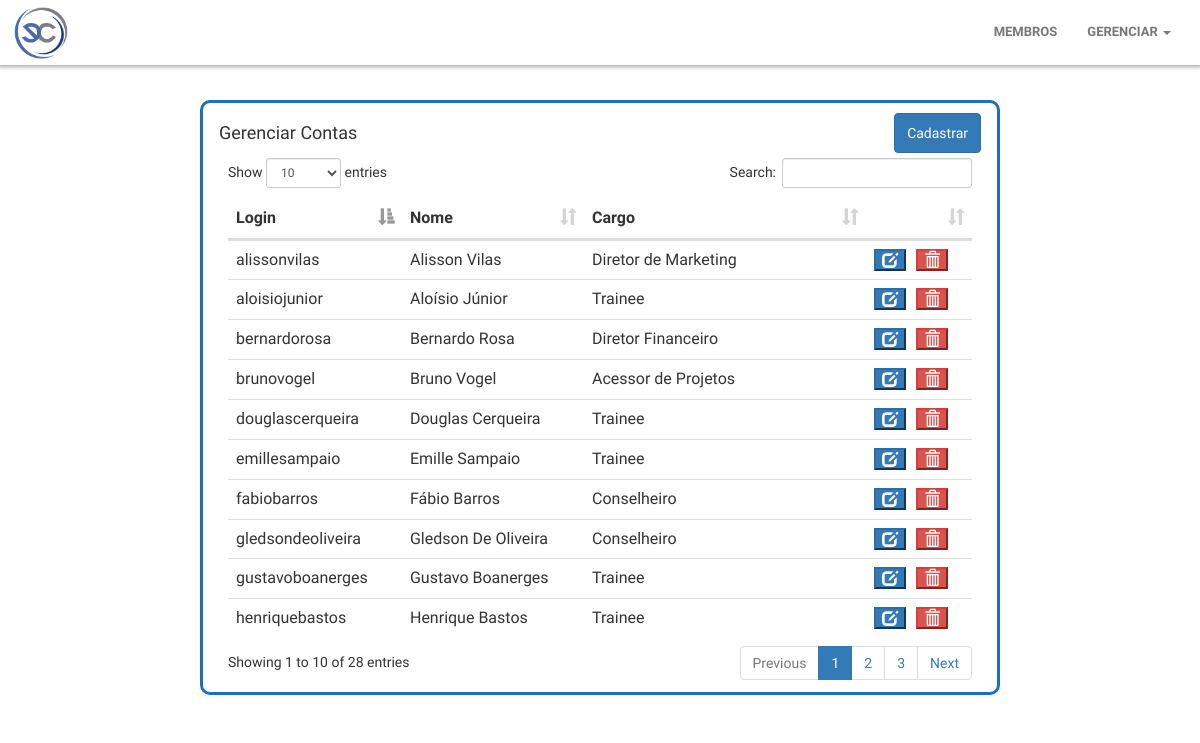
/view/contas.php, run on an earlier commit of the app's database.
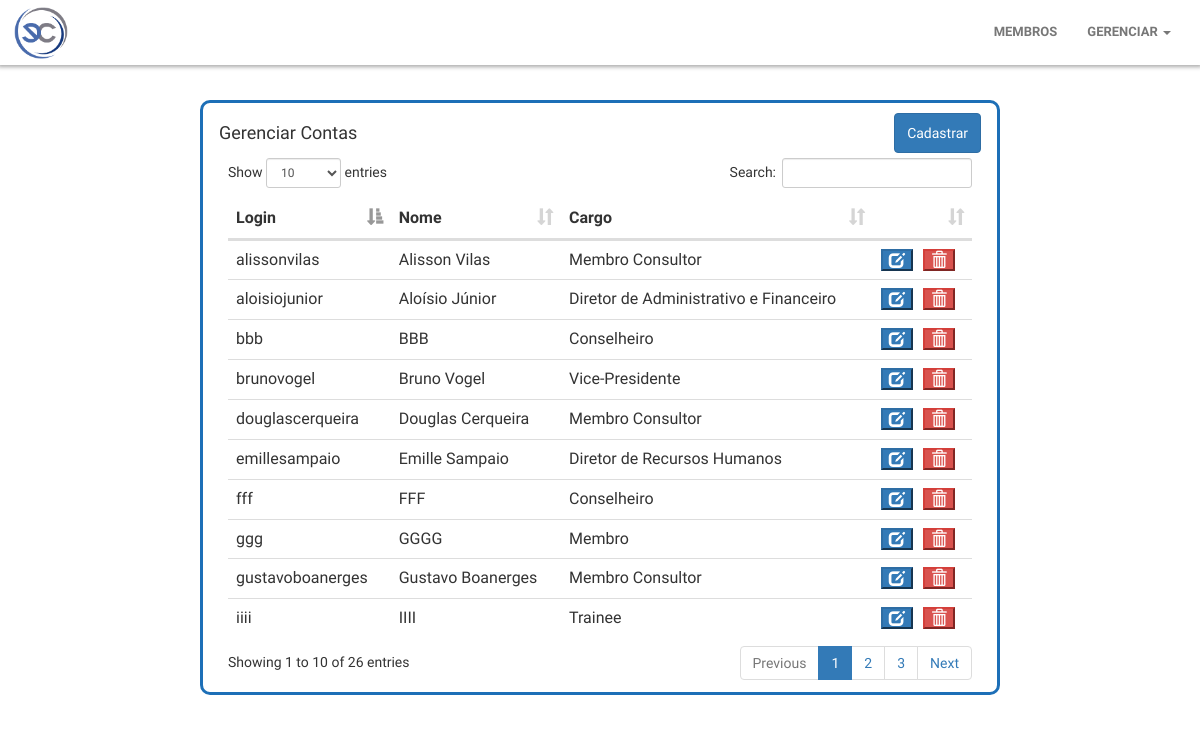
And on a later commit of the database.
### tables this page shows
CREATE TABLE `usuarios` (
  `id` int(16) NOT NULL,
  `login` varchar(255) NOT NULL,
  `password` varchar(255) NOT NULL,
  `name` varchar(255) NOT NULL,
  `occupation` varchar(255) NOT NULL,
  `score` int(16) NOT NULL,
  `history` varchar(255) NOT NULL,
  `privilege` tinyint(1) NOT NULL
);

### controller/MembrosController.class.php (called while the page is built, shortened)
<?php
	class MembrosController {
		public function getContas(){
			$contas = [];
			$conn = Connection::getInstance();
			$query = "SELECT * FROM usuarios ORDER BY name ASC;";
			$sql = $conn->query($query);
			while($row = $sql->fetch(PDO::FETCH_ASSOC)){
        	array_push($contas, $row);
       		}
			return $contas;
		}
	}
?>

### view/contas.php (the view, shortened to what this page needs)
<?php
    require_once("../controller/MembrosController.class.php");
    $membrosController = new MembrosController();
	$contas = $membrosController->getContas();
?>
<!DOCTYPE html>
<html>
<head>
	<link rel="stylesheet" href="https://maxcdn.bootstrapcdn.com/bootstrap/3.3.7/css/bootstrap.min.css">
    <link rel="stylesheet" href="../assets/css/style.css">
    <link href="../assets/css/dataTables.bootstrap.min.css" rel="stylesheet">
    <link href="../assets/css/bootstrap-datepicker.css" rel="stylesheet">
    <link rel="stylesheet" href="https://cdnjs.cloudflare.com/ajax/libs/font-awesome/4.7.0/css/font-awesome.min.css">
</head>
<body>
	<?php
		require_once 'navbarAdm.php';
	?>
	<div class="container-fluid">
	<div class="row">
		<div id="divConteudo" class="container col-md-offset-2 col-md-8">
            <div class="row">
                <div class="table-head">
                    <h4 class="text-justify">Gerenciar Contas</h4>
                    <button class="btn btn-primary" onclick="location.href='cadastro.php';">Cadastrar</button>
                </div>
            </div>
			<div class="container-fluid">
				<div class="row">
					<div class="col-md-12">
                        <table class="table table-hover">
                            <thead>
                                <tr>
                                    <th>Login</th>
                                    <th>Nome</th>
                                    <th>Cargo</th>
                                    <th></th>
                                </tr>
                            </thead>
                            <tbody>
                                <?php
                                    for ($i=0; $i < sizeof($contas) ; $i++) {
                                        $id = $contas[$i]['id'];
                                        echo "<tr>";
                                        echo "<td>".$contas[$i]['login']."</td>";
                                        echo "<td>".$contas[$i]['name']."</td>";
                                        echo "<td>".$contas[$i]['occupation']."</td>";
                                        echo "<td><button id='btnEdit' type=\"button\"  class=\"botaoE btn-primary\" style=\"margin-right: 10px;\" onclick=\"editId($id)\"><span class=\"glyphicon glyphicon-edit\" aria-hidden=\"true\"></span></button><button id='btnDelete' type=\"button\"  class=\"botaoD btn-danger\" onclick=\"deleteId($id)\"><span class=\"glyphicon glyphicon-trash\" aria-hidden=\"true\"></span></button></td>";
                                        echo "</tr>";
                                    }
                                ?>
                            </tbody>
                        </table>
					</div>
				</div>
			</div>
		</div>
	</div>
</div>
</body>
</html>

### view/navbarAdm.php (shortened to what this page needs)
<nav id="mainNav" class="navbar navbar-default navbar-fixed-top">
    <div class="container-fluid">
        <div class="navbar-header">
            <a class="navbar-brand" href="pcd.php">
            <img src="../assets/images/ecomp/logo.png" width="30">
            </a>
        </div>
        <div class="collapse navbar-collapse" id="bs-example-navbar-collapse-1">
                <ul class="nav navbar-nav navbar-right">
                    <li>
                        <a class="page-scroll scrollSuave" href="pcd.php">Membros</a>
                    </li>
                    <li class="dropdown">
                        <a class="dropdown-toggle page-scroll scrollSuave" data-toggle="dropdown" href="#">Gerenciar
                        <span class="caret"></span>
                        </a>
                    </li>
                </ul>
            </div>
    </div>
</nav>

### assets/css/style.css (style rules this page uses)
html, body { height: 100%; width: 100%; }
body { font-family:'Raleway', sans-serif; }
h1, h2, h3, h4, h5, h6 { font-family: 'Raleway', sans-serif; }
.navbar-default { background-color: white; border-color: rgba(34, 34, 34, 0.05); font-family: 'Raleway', sans-serif; -webkit-transition: all 0.35s; -moz-transition: all 0.35s; transition: all 0.35s; font-family: 'Raleway', sans-serif; }
.navbar-default .nav > li > a, .navbar-default .nav > li > a:focus { text-transform: uppercase; font-weight: 700; font-size: 13px; color: #222222; }
@media (min-width: 768px) { .navbar-default { background-color: transparent; border-color: rgba(255, 255, 255, 0.3); } }
@media (min-width: 768px) { .navbar-default .navbar-header .navbar-brand { color: rgba(255, 255, 255, 0.7); } }
@media (min-width: 768px) { .navbar-default .nav > li > a, .navbar-default .nav > li > a:focus { color: #777; } }
@media (min-width: 768px) { #mainNav { background-color: white; box-shadow: 0px 0px 4px 2px #aaaaaa; padding: 0.5em 1em; } }
@media (min-width: 768px) { #mainNav > div > div.navbar-header > a { padding: 0; } }
@media (min-width: 768px) { #mainNav > div > div.navbar-header > a > img { width:8%; } }
@media (min-width: 768px) { #divConteudo { background-color: white; border-style: solid; border-color: #1d6fb7; border-radius: 10px; margin-bottom: 20px; margin-top: 80px; padding: 10px 10px 10px 10px; } }
@media (min-width: 768px) { #divConteudo .table-head { display: flex; justify-content: space-between; margin-bottom: 5px; padding: 0 1.5em; } }
@media (min-width: 768px) { #divConteudo > div.row > div > h4 { display: inline-block; } }
@media (min-width: 768px) { #divConteudo .table-head button { display: inline-block; } }

What changed in the data, as far as the page shows it:
removed usuarios: login "bernardorosa", name "Bernardo Rosa", occupation "Diretor Financeiro"
removed usuarios: login "fabiobarros", name "Fábio Barros", occupation "Conselheiro"
removed usuarios: login "gledsondeoliveira", name "Gledson De Oliveira", occupation "Conselheiro"
removed usuarios: login "henriquebastos", name "Henrique Bastos", occupation "Trainee"
changed usuarios "alissonvilas": occupation "Diretor de Marketing" → "Membro Consultor"
changed usuarios "aloisiojunior": occupation "Trainee" → "Diretor de Administrativo e Financeiro"
added usuarios: login "bbb", name "BBB", occupation "Conselheiro"
changed usuarios "brunovogel": occupation "Acessor de Projetos" → "Vice-Presidente"
changed usuarios "douglascerqueira": occupation "Trainee" → "Membro Consultor"
changed usuarios "emillesampaio": occupation "Trainee" → "Diretor de Recursos Humanos"
added usuarios: login "fff", name "FFF", occupation "Conselheiro"
added usuarios: login "ggg", name "GGGG", occupation "Membro"
changed usuarios "gustavoboanerges": occupation "Trainee" → "Membro Consultor"
added usuarios: login "iiii", name "IIII", occupation "Trainee"
Also different on the page:
text written by a page script: "Show entries Search: Showing 1 to 10 of 28 entries Previous 1 2 3 Next" → "Show entries Search: Showing 1 to 10 of 26 entries Previous 1 2 3 Next"
